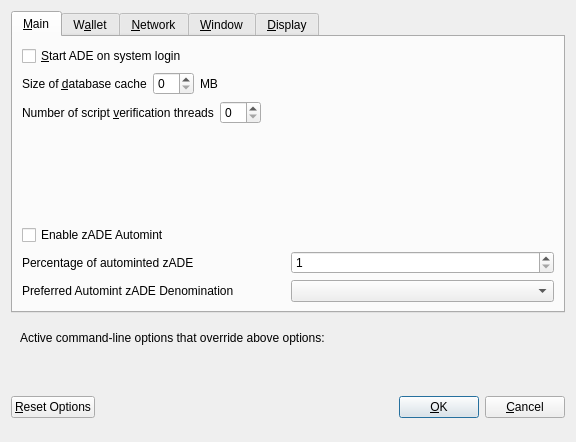
<?xml version="1.0" encoding="UTF-8"?>
<ui version="4.0">
 <class>OptionsDialog</class>
 <widget class="QDialog" name="OptionsDialog">
  <property name="geometry">
   <rect>
    <x>0</x>
    <y>0</y>
    <width>576</width>
    <height>442</height>
   </rect>
  </property>
  <property name="windowTitle">
   <string>Options</string>
  </property>
  <property name="modal">
   <bool>true</bool>
  </property>
  <layout class="QVBoxLayout" name="verticalLayout">
   <item>
    <widget class="QTabWidget" name="tabWidget">
     <property name="currentIndex">
      <number>0</number>
     </property>
     <widget class="QWidget" name="tabMain">
      <attribute name="title">
       <string>&amp;Main</string>
      </attribute>
      <layout class="QVBoxLayout" name="verticalLayout_Main">
       <item>
        <widget class="QCheckBox" name="bitcoinAtStartup">
         <property name="toolTip">
          <string>Automatically start ADE after logging in to the system.</string>
         </property>
         <property name="text">
          <string>&amp;Start ADE on system login</string>
         </property>
        </widget>
       </item>
       <item>
        <layout class="QHBoxLayout" name="horizontalLayout_2_Main">
         <item>
          <widget class="QLabel" name="databaseCacheLabel">
           <property name="text">
            <string>Size of &amp;database cache</string>
           </property>
           <property name="textFormat">
            <enum>Qt::PlainText</enum>
           </property>
           <property name="buddy">
            <cstring>databaseCache</cstring>
           </property>
          </widget>
         </item>
         <item>
          <widget class="QSpinBox" name="databaseCache"/>
         </item>
         <item>
          <widget class="QLabel" name="databaseCacheUnitLabel">
           <property name="text">
            <string>MB</string>
           </property>
           <property name="textFormat">
            <enum>Qt::PlainText</enum>
           </property>
          </widget>
         </item>
         <item>
          <spacer name="horizontalSpacer_2_Main">
           <property name="orientation">
            <enum>Qt::Horizontal</enum>
           </property>
           <property name="sizeHint" stdset="0">
            <size>
             <width>40</width>
             <height>20</height>
            </size>
           </property>
          </spacer>
         </item>
        </layout>
       </item>
       <item>
        <layout class="QHBoxLayout" name="horizontalLayout_3_Main">
         <item>
          <widget class="QLabel" name="threadsScriptVerifLabel">
           <property name="text">
            <string>Number of script &amp;verification threads</string>
           </property>
           <property name="textFormat">
            <enum>Qt::PlainText</enum>
           </property>
           <property name="buddy">
            <cstring>threadsScriptVerif</cstring>
           </property>
          </widget>
         </item>
         <item>
          <widget class="QSpinBox" name="threadsScriptVerif">
           <property name="toolTip">
            <string>(0 = auto, &lt;0 = leave that many cores free)</string>
           </property>
          </widget>
         </item>
         <item>
          <spacer name="horizontalSpacer_3_Main">
           <property name="orientation">
            <enum>Qt::Horizontal</enum>
           </property>
           <property name="sizeHint" stdset="0">
            <size>
             <width>40</width>
             <height>20</height>
            </size>
           </property>
          </spacer>
         </item>
        </layout>
       </item>
       <item>
        <spacer name="verticalSpacer_2">
         <property name="orientation">
          <enum>Qt::Vertical</enum>
         </property>
         <property name="sizeHint" stdset="0">
          <size>
           <width>20</width>
           <height>40</height>
          </size>
         </property>
        </spacer>
       </item>
       <item>
        <widget class="QCheckBox" name="checkBoxZeromintEnable">
         <property name="toolTip">
          <string>Enable automatic minting of XLQ units to zADE</string>
         </property>
         <property name="layoutDirection">
          <enum>Qt::LeftToRight</enum>
         </property>
         <property name="text">
          <string>Enable zADE Automint</string>
         </property>
        </widget>
       </item>
       <item>
        <layout class="QHBoxLayout" name="horizontalLayout_3">
         <item>
          <widget class="QLabel" name="percentage_label">
           <property name="toolTip">
            <string>Percentage of incoming XLQ which get automatically converted to zADE via Zerocoin Protocol (min: 10%)</string>
           </property>
           <property name="text">
            <string>Percentage of autominted zADE</string>
           </property>
          </widget>
         </item>
         <item>
          <widget class="QSpinBox" name="zeromintPercentage">
           <property name="minimum">
            <number>1</number>
           </property>
           <property name="maximum">
            <number>100</number>
           </property>
          </widget>
         </item>
        </layout>
       </item>
       <item>
        <layout class="QHBoxLayout" name="horizontalLayout" stretch="0,0">
         <property name="sizeConstraint">
          <enum>QLayout::SetFixedSize</enum>
         </property>
         <item>
          <widget class="QLabel" name="labelPreferredDenom">
           <property name="maximumSize">
            <size>
             <width>16777215</width>
             <height>16777215</height>
            </size>
           </property>
           <property name="toolTip">
            <string>Wait with automatic conversion to Zerocoin until enough XLQ for this denomination is available</string>
           </property>
           <property name="text">
            <string>Preferred Automint zADE Denomination</string>
           </property>
          </widget>
         </item>
         <item>
          <widget class="QComboBox" name="preferredDenom">
           <property name="maximumSize">
            <size>
             <width>16777215</width>
             <height>27</height>
            </size>
           </property>
           <property name="toolTip">
            <string>Wait with automatic conversion to Zerocoin until enough XLQ for this denomination is available</string>
           </property>
           <property name="maxVisibleItems">
            <number>9</number>
           </property>
           <property name="maxCount">
            <number>9</number>
           </property>
          </widget>
         </item>
        </layout>
       </item>
      </layout>
     </widget>
     <widget class="QWidget" name="tabWallet">
      <attribute name="title">
       <string>W&amp;allet</string>
      </attribute>
      <layout class="QVBoxLayout" name="verticalLayout_Wallet">
       <item>
        <layout class="QHBoxLayout" name="horizontalLayout_2_Wallet">
         <item>
          <widget class="QLabel" name="labelStakeSplitThresholdText">
           <property name="text">
            <string>Stake split threshold:</string>
           </property>
          </widget>
         </item>
         <item>
          <widget class="QSpinBox" name="spinBoxStakeSplitThreshold">
           <property name="minimum">
            <number>1</number>
           </property>
           <property name="maximum">
            <number>999999</number>
           </property>
          </widget>
         </item>
        </layout>
       </item>
       <item>
        <widget class="QGroupBox" name="groupBox">
         <property name="title">
          <string>Expert</string>
         </property>
         <layout class="QVBoxLayout" name="verticalLayout_2">
          <item>
           <widget class="QCheckBox" name="coinControlFeatures">
            <property name="toolTip">
             <string>Whether to show coin control features or not.</string>
            </property>
            <property name="text">
             <string>Enable coin &amp;control features</string>
            </property>
           </widget>
          </item>
          <item>
           <widget class="QCheckBox" name="showMasternodesTab">
            <property name="toolTip">
             <string>Show additional tab listing all your masternodes in first sub-tab&lt;br/&gt;and all masternodes on the network in second sub-tab.</string>
            </property>
            <property name="text">
             <string>Show Masternodes Tab</string>
            </property>
           </widget>
          </item>
          <item>
           <widget class="QCheckBox" name="spendZeroConfChange">
            <property name="toolTip">
             <string>If you disable the spending of unconfirmed change, the change from a transaction&lt;br/&gt;cannot be used until that transaction has at least one confirmation.&lt;br/&gt;This also affects how your balance is computed.</string>
            </property>
            <property name="text">
             <string>&amp;Spend unconfirmed change</string>
            </property>
           </widget>
          </item>
         </layout>
        </widget>
       </item>
       <item>
        <spacer name="verticalSpacer_Wallet">
         <property name="orientation">
          <enum>Qt::Vertical</enum>
         </property>
         <property name="sizeHint" stdset="0">
          <size>
           <width>20</width>
           <height>40</height>
          </size>
         </property>
        </spacer>
       </item>
      </layout>
     </widget>
     <widget class="QWidget" name="tabNetwork">
      <attribute name="title">
       <string>&amp;Network</string>
      </attribute>
      <layout class="QVBoxLayout" name="verticalLayout_Network">
       <item>
        <widget class="QCheckBox" name="mapPortUpnp">
         <property name="toolTip">
          <string>Automatically open the ADE client port on the router. This only works when your router supports UPnP and it is enabled.</string>
         </property>
         <property name="text">
          <string>Map port using &amp;UPnP</string>
         </property>
        </widget>
       </item>
       <item>
        <widget class="QCheckBox" name="allowIncoming">
         <property name="toolTip">
          <string>Accept connections from outside</string>
         </property>
         <property name="text">
          <string>Allow incoming connections</string>
         </property>
        </widget>
       </item>
       <item>
        <widget class="QCheckBox" name="connectSocks">
         <property name="toolTip">
          <string>Connect to the ADE network through a SOCKS5 proxy.</string>
         </property>
         <property name="text">
          <string>&amp;Connect through SOCKS5 proxy (default proxy):</string>
         </property>
        </widget>
       </item>
       <item>
        <layout class="QHBoxLayout" name="horizontalLayout_1_Network">
         <item>
          <widget class="QLabel" name="proxyIpLabel">
           <property name="text">
            <string>Proxy &amp;IP:</string>
           </property>
           <property name="textFormat">
            <enum>Qt::PlainText</enum>
           </property>
           <property name="buddy">
            <cstring>proxyIp</cstring>
           </property>
          </widget>
         </item>
         <item>
          <widget class="QValidatedLineEdit" name="proxyIp">
           <property name="minimumSize">
            <size>
             <width>140</width>
             <height>0</height>
            </size>
           </property>
           <property name="maximumSize">
            <size>
             <width>140</width>
             <height>16777215</height>
            </size>
           </property>
           <property name="toolTip">
            <string>IP address of the proxy (e.g. IPv4: 127.0.0.1 / IPv6: ::1)</string>
           </property>
          </widget>
         </item>
         <item>
          <widget class="QLabel" name="proxyPortLabel">
           <property name="text">
            <string>&amp;Port:</string>
           </property>
           <property name="textFormat">
            <enum>Qt::PlainText</enum>
           </property>
           <property name="buddy">
            <cstring>proxyPort</cstring>
           </property>
          </widget>
         </item>
         <item>
          <widget class="QLineEdit" name="proxyPort">
           <property name="minimumSize">
            <size>
             <width>55</width>
             <height>0</height>
            </size>
           </property>
           <property name="maximumSize">
            <size>
             <width>55</width>
             <height>16777215</height>
            </size>
           </property>
           <property name="toolTip">
            <string>Port of the proxy (e.g. 9050)</string>
           </property>
          </widget>
         </item>
         <item>
          <spacer name="horizontalSpacer_1_Network">
           <property name="orientation">
            <enum>Qt::Horizontal</enum>
           </property>
           <property name="sizeHint" stdset="0">
            <size>
             <width>40</width>
             <height>20</height>
            </size>
           </property>
          </spacer>
         </item>
        </layout>
       </item>
       <item>
        <spacer name="verticalSpacer_Network">
         <property name="orientation">
          <enum>Qt::Vertical</enum>
         </property>
         <property name="sizeHint" stdset="0">
          <size>
           <width>20</width>
           <height>40</height>
          </size>
         </property>
        </spacer>
       </item>
      </layout>
     </widget>
     <widget class="QWidget" name="tabWindow">
      <attribute name="title">
       <string>&amp;Window</string>
      </attribute>
      <layout class="QVBoxLayout" name="verticalLayout_Window">
       <item>
        <widget class="QCheckBox" name="minimizeToTray">
         <property name="toolTip">
          <string>Show only a tray icon after minimizing the window.</string>
         </property>
         <property name="text">
          <string>&amp;Minimize to the tray instead of the taskbar</string>
         </property>
        </widget>
       </item>
       <item>
        <widget class="QCheckBox" name="minimizeOnClose">
         <property name="toolTip">
          <string>Minimize instead of exit the application when the window is closed. When this option is enabled, the application will be closed only after selecting Quit in the menu.</string>
         </property>
         <property name="text">
          <string>M&amp;inimize on close</string>
         </property>
        </widget>
       </item>
       <item>
        <spacer name="verticalSpacer_Window">
         <property name="orientation">
          <enum>Qt::Vertical</enum>
         </property>
         <property name="sizeHint" stdset="0">
          <size>
           <width>20</width>
           <height>40</height>
          </size>
         </property>
        </spacer>
       </item>
      </layout>
     </widget>
     <widget class="QWidget" name="tabDisplay">
      <attribute name="title">
       <string>&amp;Display</string>
      </attribute>
      <layout class="QVBoxLayout" name="verticalLayout_Display">
       <item>
        <layout class="QHBoxLayout" name="horizontalLayout_1_Display">
         <item>
          <widget class="QLabel" name="langLabel">
           <property name="text">
            <string>User Interface &amp;language:</string>
           </property>
           <property name="textFormat">
            <enum>Qt::PlainText</enum>
           </property>
           <property name="buddy">
            <cstring>lang</cstring>
           </property>
          </widget>
         </item>
         <item>
          <widget class="QValueComboBox" name="lang">
           <property name="toolTip">
            <string>The user interface language can be set here. This setting will take effect after restarting ADE.</string>
           </property>
          </widget>
         </item>
        </layout>
       </item>
       <item>
        <widget class="QLabel" name="label_3">
         <property name="toolTip">
          <string notr="true"/>
         </property>
         <property name="statusTip">
          <string notr="true"/>
         </property>
         <property name="whatsThis">
          <string notr="true"/>
         </property>
         <property name="accessibleName">
          <string notr="true"/>
         </property>
         <property name="text">
          <string>Language missing or translation incomplete? Help contributing translations here:
https://www.transifex.com/adeptio-project/adeptio-project-translations</string>
         </property>
         <property name="wordWrap">
          <bool>true</bool>
         </property>
         <property name="openExternalLinks">
          <bool>true</bool>
         </property>
         <property name="textInteractionFlags">
          <set>Qt::TextBrowserInteraction</set>
         </property>
        </widget>
       </item>
       <item>
        <layout class="QHBoxLayout" name="horizontalLayout_4_Display" stretch="0,0">
         <item>
          <widget class="QLabel" name="themeLabel">
           <property name="text">
            <string>User Interface Theme:</string>
           </property>
          </widget>
         </item>
         <item>
          <widget class="QValueComboBox" name="theme"/>
         </item>
        </layout>
       </item>
       <item>
        <widget class="Line" name="line">
         <property name="orientation">
          <enum>Qt::Horizontal</enum>
         </property>
        </widget>
       </item>
       <item>
        <layout class="QHBoxLayout" name="horizontalLayout_2_Display">
         <item>
          <widget class="QLabel" name="unitLabel">
           <property name="text">
            <string>&amp;Unit to show amounts in:</string>
           </property>
           <property name="textFormat">
            <enum>Qt::PlainText</enum>
           </property>
           <property name="buddy">
            <cstring>unit</cstring>
           </property>
          </widget>
         </item>
         <item>
          <widget class="QValueComboBox" name="unit">
           <property name="toolTip">
            <string>Choose the default subdivision unit to show in the interface and when sending coins.</string>
           </property>
          </widget>
         </item>
        </layout>
       </item>
       <item>
        <layout class="QHBoxLayout" name="horizontalLayout_5_Display">
         <item>
          <widget class="QLabel" name="digitsLabel">
           <property name="text">
            <string>Decimal digits</string>
           </property>
          </widget>
         </item>
         <item>
          <widget class="QValueComboBox" name="digits"/>
         </item>
        </layout>
       </item>
       <item>
        <widget class="QCheckBox" name="checkBoxHideZeroBalances">
         <property name="toolTip">
          <string>Hide empty balances</string>
         </property>
         <property name="layoutDirection">
          <enum>Qt::LeftToRight</enum>
         </property>
         <property name="text">
          <string>Hide empty balances</string>
         </property>
        </widget>
       </item>
       <item>
        <layout class="QHBoxLayout" name="horizontalLayout_3_Display">
         <item>
          <widget class="QLabel" name="thirdPartyTxUrlsLabel">
           <property name="toolTip">
            <string>Third party URLs (e.g. a block explorer) that appear in the transactions tab as context menu items. %s in the URL is replaced by transaction hash. Multiple URLs are separated by vertical bar |.</string>
           </property>
           <property name="text">
            <string>Third party transaction URLs</string>
           </property>
           <property name="buddy">
            <cstring>thirdPartyTxUrls</cstring>
           </property>
          </widget>
         </item>
         <item>
          <widget class="QLineEdit" name="thirdPartyTxUrls">
           <property name="toolTip">
            <string>Third party URLs (e.g. a block explorer) that appear in the transactions tab as context menu items. %s in the URL is replaced by transaction hash. Multiple URLs are separated by vertical bar |.</string>
           </property>
          </widget>
         </item>
        </layout>
       </item>
       <item>
        <spacer name="verticalSpacer">
         <property name="orientation">
          <enum>Qt::Vertical</enum>
         </property>
         <property name="sizeHint" stdset="0">
          <size>
           <width>20</width>
           <height>40</height>
          </size>
         </property>
        </spacer>
       </item>
      </layout>
     </widget>
    </widget>
   </item>
   <item>
    <widget class="QFrame" name="frame">
     <layout class="QVBoxLayout" name="verticalLayout_Bottom">
      <item>
       <layout class="QHBoxLayout" name="horizontalLayout_Bottom">
        <item>
         <widget class="QLabel" name="overriddenByCommandLineInfoLabel">
          <property name="text">
           <string>Active command-line options that override above options:</string>
          </property>
          <property name="textFormat">
           <enum>Qt::PlainText</enum>
          </property>
         </widget>
        </item>
        <item>
         <spacer name="horizontalSpacer_Bottom">
          <property name="orientation">
           <enum>Qt::Horizontal</enum>
          </property>
          <property name="sizeHint" stdset="0">
           <size>
            <width>40</width>
            <height>20</height>
           </size>
          </property>
         </spacer>
        </item>
       </layout>
      </item>
      <item>
       <widget class="QLabel" name="overriddenByCommandLineLabel">
        <property name="text">
         <string/>
        </property>
        <property name="textFormat">
         <enum>Qt::PlainText</enum>
        </property>
        <property name="wordWrap">
         <bool>true</bool>
        </property>
       </widget>
      </item>
     </layout>
    </widget>
   </item>
   <item>
    <layout class="QHBoxLayout" name="horizontalLayout_Buttons">
     <item>
      <widget class="QPushButton" name="resetButton">
       <property name="toolTip">
        <string>Reset all client options to default.</string>
       </property>
       <property name="text">
        <string>&amp;Reset Options</string>
       </property>
       <property name="autoDefault">
        <bool>false</bool>
       </property>
      </widget>
     </item>
     <item>
      <spacer name="horizontalSpacer_1">
       <property name="orientation">
        <enum>Qt::Horizontal</enum>
       </property>
       <property name="sizeHint" stdset="0">
        <size>
         <width>40</width>
         <height>48</height>
        </size>
       </property>
      </spacer>
     </item>
     <item>
      <widget class="QLabel" name="statusLabel">
       <property name="minimumSize">
        <size>
         <width>200</width>
         <height>0</height>
        </size>
       </property>
       <property name="font">
        <font>
         <weight>75</weight>
         <bold>true</bold>
        </font>
       </property>
       <property name="text">
        <string/>
       </property>
       <property name="textFormat">
        <enum>Qt::PlainText</enum>
       </property>
       <property name="wordWrap">
        <bool>true</bool>
       </property>
      </widget>
     </item>
     <item>
      <spacer name="horizontalSpacer_2">
       <property name="orientation">
        <enum>Qt::Horizontal</enum>
       </property>
       <property name="sizeHint" stdset="0">
        <size>
         <width>40</width>
         <height>48</height>
        </size>
       </property>
      </spacer>
     </item>
     <item>
      <widget class="QPushButton" name="okButton">
       <property name="text">
        <string>&amp;OK</string>
       </property>
       <property name="autoDefault">
        <bool>false</bool>
       </property>
       <property name="default">
        <bool>true</bool>
       </property>
      </widget>
     </item>
     <item>
      <widget class="QPushButton" name="cancelButton">
       <property name="text">
        <string>&amp;Cancel</string>
       </property>
       <property name="autoDefault">
        <bool>false</bool>
       </property>
      </widget>
     </item>
    </layout>
   </item>
  </layout>
 </widget>
 <customwidgets>
  <customwidget>
   <class>QValidatedLineEdit</class>
   <extends>QLineEdit</extends>
   <header>qvalidatedlineedit.h</header>
  </customwidget>
  <customwidget>
   <class>QValueComboBox</class>
   <extends>QComboBox</extends>
   <header>qvaluecombobox.h</header>
  </customwidget>
 </customwidgets>
 <resources/>
 <connections/>
</ui>
